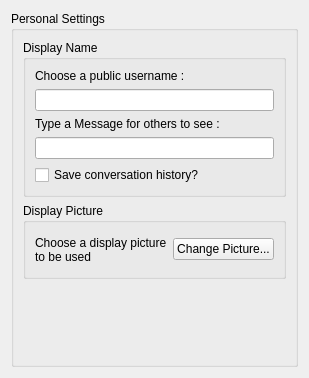
<?xml version="1.0" encoding="UTF-8"?>
<ui version="4.0">
 <class>PersonalSettingsPage</class>
 <widget class="QWidget" name="PersonalSettingsPage">
  <property name="geometry">
   <rect>
    <x>0</x>
    <y>0</y>
    <width>273</width>
    <height>378</height>
   </rect>
  </property>
  <property name="windowTitle">
   <string>User settings</string>
  </property>
  <layout class="QHBoxLayout" name="horizontalLayout">
   <item>
    <widget class="QGroupBox" name="groupBox">
     <property name="title">
      <string>Personal Settings</string>
     </property>
     <property name="flat">
      <bool>false</bool>
     </property>
     <property name="checkable">
      <bool>false</bool>
     </property>
     <layout class="QGridLayout" name="gridLayout">
      <item row="0" column="0">
       <widget class="QGroupBox" name="groupBox_3">
        <property name="title">
         <string>Display Name</string>
        </property>
        <property name="flat">
         <bool>true</bool>
        </property>
        <layout class="QGridLayout" name="gridLayout_2">
         <item row="0" column="0">
          <widget class="QLabel" name="label">
           <property name="text">
            <string>Choose a public username :</string>
           </property>
          </widget>
         </item>
         <item row="1" column="0">
          <widget class="QLineEdit" name="usernameEdit"/>
         </item>
         <item row="2" column="0">
          <widget class="QLabel" name="label_2">
           <property name="text">
            <string>Type a Message for others to see :</string>
           </property>
          </widget>
         </item>
         <item row="3" column="0">
          <widget class="QLineEdit" name="messageEdit"/>
         </item>
         <item row="4" column="0">
          <widget class="QCheckBox" name="saveConvCheckBox">
           <property name="text">
            <string>Save conversation history?</string>
           </property>
          </widget>
         </item>
        </layout>
       </widget>
      </item>
      <item row="4" column="0">
       <widget class="QGroupBox" name="groupBox_2">
        <property name="title">
         <string>Display Picture</string>
        </property>
        <property name="flat">
         <bool>true</bool>
        </property>
        <layout class="QHBoxLayout" name="horizontalLayout_2">
         <item>
          <widget class="QLabel" name="label_3">
           <property name="sizePolicy">
            <sizepolicy hsizetype="MinimumExpanding" vsizetype="MinimumExpanding">
             <horstretch>0</horstretch>
             <verstretch>0</verstretch>
            </sizepolicy>
           </property>
           <property name="text">
            <string>Choose a display picture to be used</string>
           </property>
           <property name="wordWrap">
            <bool>true</bool>
           </property>
          </widget>
         </item>
         <item>
          <widget class="QPushButton" name="pushButtonPicture">
           <property name="text">
            <string>Change Picture...</string>
           </property>
          </widget>
         </item>
        </layout>
       </widget>
      </item>
      <item row="6" column="0">
       <spacer name="verticalSpacer">
        <property name="orientation">
         <enum>Qt::Vertical</enum>
        </property>
        <property name="sizeHint" stdset="0">
         <size>
          <width>20</width>
          <height>40</height>
         </size>
        </property>
       </spacer>
      </item>
     </layout>
    </widget>
   </item>
  </layout>
 </widget>
 <resources/>
 <connections/>
</ui>
